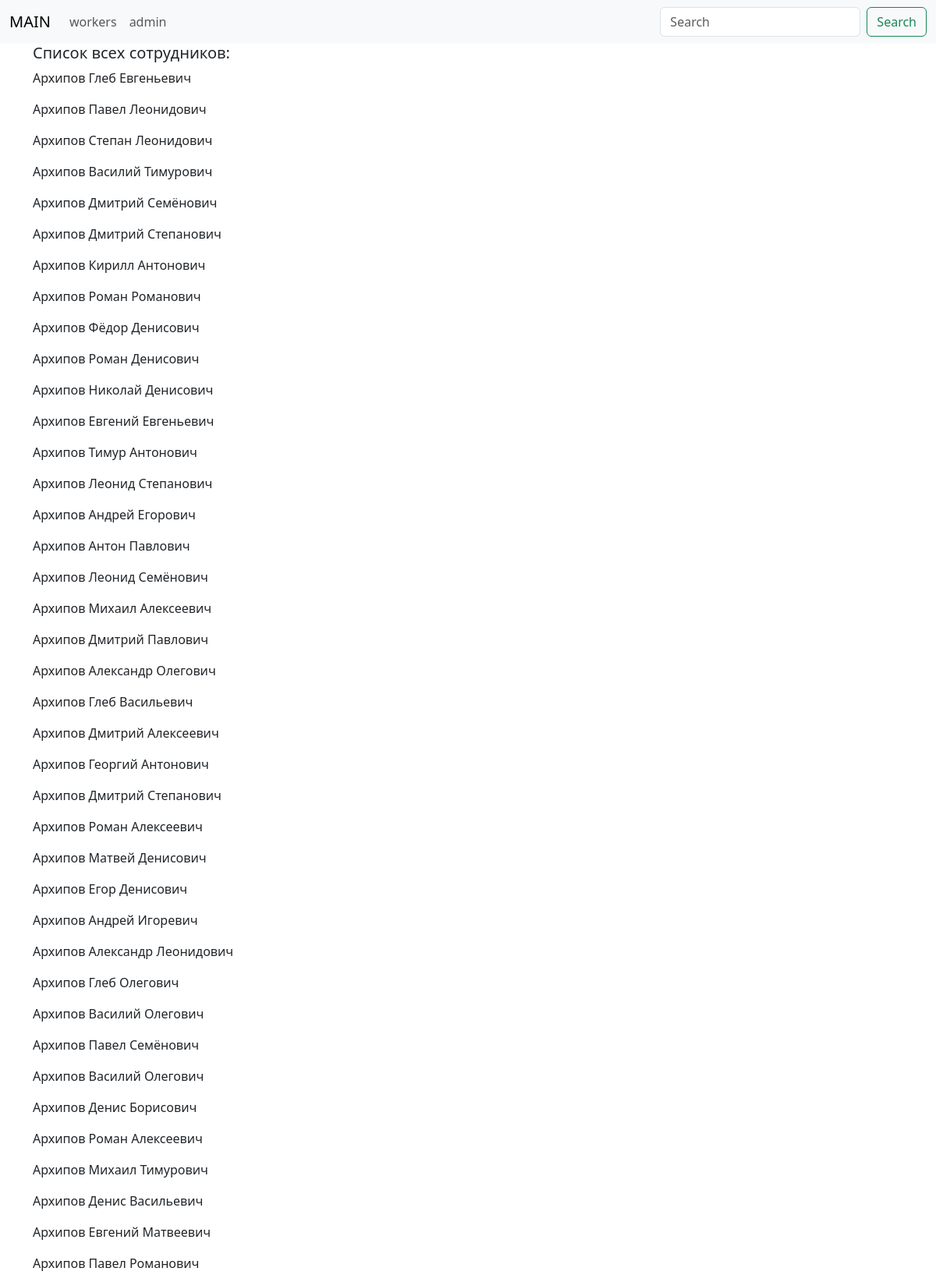
Page /all_workers/ (upper part) on the committed database.
### stuff/models.py (models this page shows, shortened)
class Worker(models.Model):
    last_name = models.CharField(max_length=255)
    first_name = models.CharField(max_length=255)
    middle_name = models.CharField(max_length=255)
    """Отношения между моделями"""
    department = models.ForeignKey(
        Department,  # главная модель с которой строятся отношения One to Many
        on_delete=models.CASCADE,  # опция удаления
        null=True,  # разрешает оставлять пустое поле в базе данных
        blank=True,  # разрешает оставлять пустое поле при заполнении форм (не имеет отношения к базе данных)
        related_name='department'  # присваивает связанное имя (если явно не указывать, то сгенерируется автоматически)
    )
    class Meta:
        ordering = ['last_name']

### stuff/views.py (the view)
# urls.py: path('all_workers/', AllWorkers.as_view(), name='all_workers_url'),
class AllWorkers(View):
    def get(self, request):
        search_query = request.GET.get('search', '')
        if search_query:
            workers = Worker.objects.filter(last_name__icontains=search_query)
        else:
            workers = Worker.objects.all()
        context = {'workers': workers}
        return render(request, 'stuff/all_workers.html', context)

### stuff/templates/stuff/all_workers.html
{% extends 'base.html' %}
{% block content %}
    <h5>Список всех сотрудников:</h5>
    {% for worker in workers %}
        <p>
            {{ worker.last_name }} {{ worker.first_name }} {{ worker.middle_name }}
        </p>
    {% endfor %}
{% endblock %}

### templates/base.html (shortened to what this page needs)
<!doctype html>
<html lang="ru">
<head>
    <link href="https://cdn.jsdelivr.net/npm/bootstrap@5.3.0/dist/css/bootstrap.min.css" rel="stylesheet"
>
</head>
<body>
<nav class="navbar navbar-expand-lg bg-light">
    <div class="container-fluid">
        <a class="navbar-brand" href="{% url 'main_page_url' %}">MAIN</a>
        <div class="collapse navbar-collapse" id="navbarSupportedContent">
            <ul class="navbar-nav me-auto mb-2 mb-lg-0">
                <li class="nav-item">
                    <a class="nav-link" href="{% url 'all_workers_url' %}">workers</a>
                </li>
                <li class="nav-item">
                    <a class="nav-link" href="{% url 'admin:login' %}">admin</a>
                </li>
            </ul>
            <form class="d-flex" role="search" action="{% url 'all_workers_url' %}">
                <input class="form-control me-2" type="search" placeholder="Search" aria-label="Search" name="search">
                <button class="btn btn-outline-success" type="submit">Search</button>
            </form>
        </div>
    </div>
</nav>
<div class="container">
    <div class="row">
        {% block content %}
        {% endblock %}
    </div>
</div>
</body>
</html>

### rows in the picture
Worker: last_name "Архипов", first_name "Глеб", middle_name "Евгеньевич"
Worker: last_name "Архипов", first_name "Павел", middle_name "Леонидович"
Worker: last_name "Архипов", first_name "Степан", middle_name "Леонидович"
Worker: last_name "Архипов", first_name "Василий", middle_name "Тимурович"
Worker: last_name "Архипов", first_name "Дмитрий", middle_name "Семёнович"
Worker: last_name "Архипов", first_name "Дмитрий", middle_name "Степанович"
Worker: last_name "Архипов", first_name "Кирилл", middle_name "Антонович"
Worker: last_name "Архипов", first_name "Роман", middle_name "Романович"
Worker: last_name "Архипов", first_name "Фёдор", middle_name "Денисович"
Worker: last_name "Архипов", first_name "Роман", middle_name "Денисович"
Worker: last_name "Архипов", first_name "Николай", middle_name "Денисович"
Worker: last_name "Архипов", first_name "Евгений", middle_name "Евгеньевич"
Worker: last_name "Архипов", first_name "Тимур", middle_name "Антонович"
Worker: last_name "Архипов", first_name "Леонид", middle_name "Степанович"
Worker: last_name "Архипов", first_name "Андрей", middle_name "Егорович"
Worker: last_name "Архипов", first_name "Антон", middle_name "Павлович"
Worker: last_name "Архипов", first_name "Леонид", middle_name "Семёнович"
Worker: last_name "Архипов", first_name "Михаил", middle_name "Алексеевич"
Worker: last_name "Архипов", first_name "Дмитрий", middle_name "Павлович"
Worker: last_name "Архипов", first_name "Александр", middle_name "Олегович"
Worker: last_name "Архипов", first_name "Глеб", middle_name "Васильевич"
Worker: last_name "Архипов", first_name "Дмитрий", middle_name "Алексеевич"
Worker: last_name "Архипов", first_name "Георгий", middle_name "Антонович"
Worker: last_name "Архипов", first_name "Дмитрий", middle_name "Степанович"
Worker: last_name "Архипов", first_name "Роман", middle_name "Алексеевич"
Worker: last_name "Архипов", first_name "Матвей", middle_name "Денисович"
Worker: last_name "Архипов", first_name "Егор", middle_name "Денисович"
Worker: last_name "Архипов", first_name "Андрей", middle_name "Игоревич"
Worker: last_name "Архипов", first_name "Александр", middle_name "Леонидович"
Worker: last_name "Архипов", first_name "Глеб", middle_name "Олегович"
Worker: last_name "Архипов", first_name "Василий", middle_name "Олегович"
Worker: last_name "Архипов", first_name "Павел", middle_name "Семёнович"
Worker: last_name "Архипов", first_name "Василий", middle_name "Олегович"
Worker: last_name "Архипов", first_name "Денис", middle_name "Борисович"
Worker: last_name "Архипов", first_name "Роман", middle_name "Алексеевич"
Worker: last_name "Архипов", first_name "Михаил", middle_name "Тимурович"
Worker: last_name "Архипов", first_name "Денис", middle_name "Васильевич"
Worker: last_name "Архипов", first_name "Евгений", middle_name "Матвеевич"
Worker: last_name "Архипов", first_name "Павел", middle_name "Романович"
